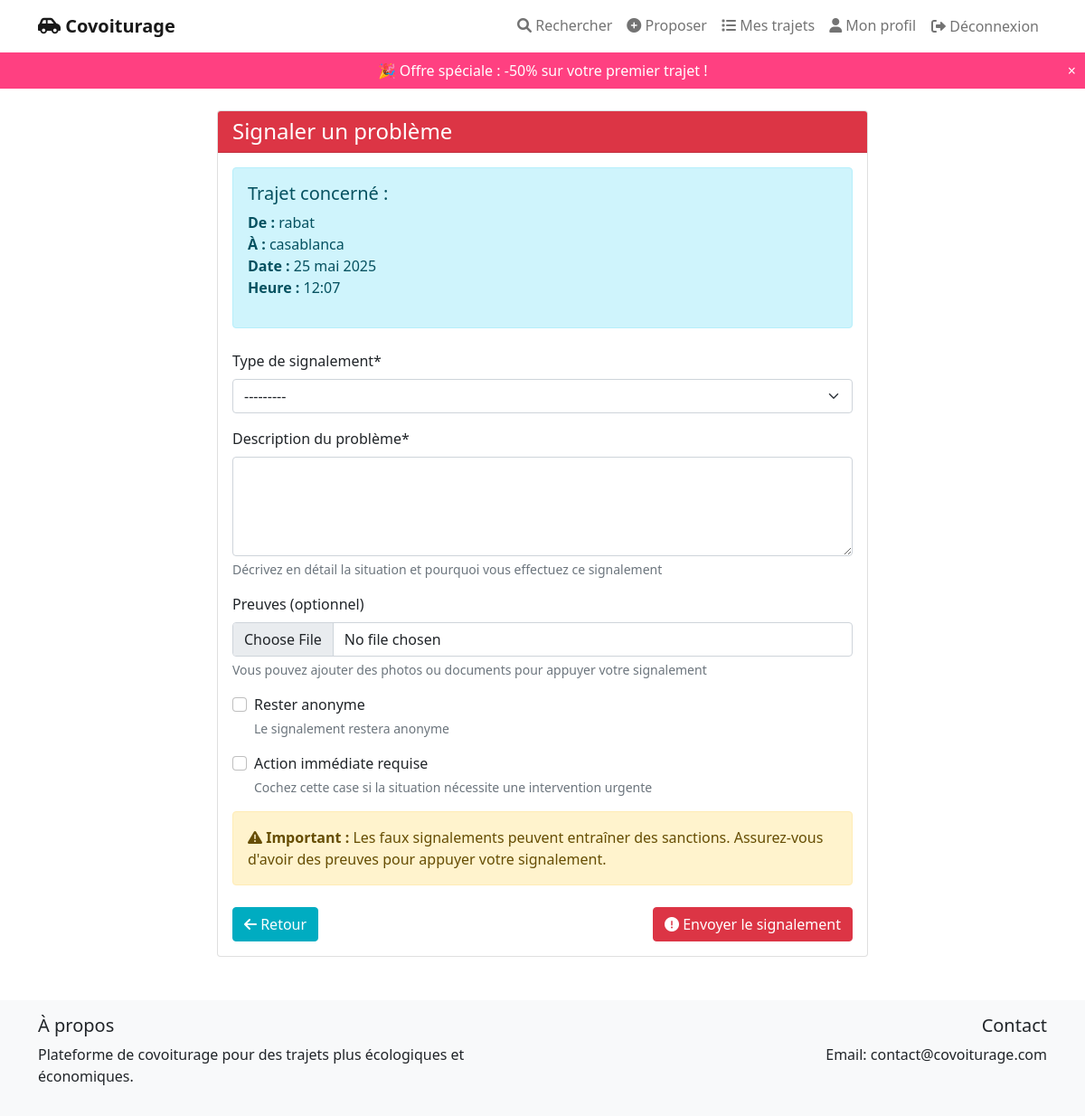
The app's page /1/report/ (signed in) with its own data.
### rides/models.py (models this page shows, shortened)
class Ride(models.Model):
    STATUS_CHOICES = [
        ('draft', 'Brouillon'),
        ('pending', 'En attente de validation'),
        ('confirmed', 'Validé'),
        ('in_progress', 'En cours'),
        ('completed', 'Terminé'),
        ('cancelled', 'Annulé'),
    ]
    driver = models.ForeignKey(User, on_delete=models.CASCADE, related_name='rides_as_driver')
    vehicle = models.ForeignKey(Vehicle, on_delete=models.SET_NULL, null=True)
    departure_city = models.CharField(max_length=100)
    arrival_city = models.CharField(max_length=100)
    departure_date = models.DateField()
    departure_time = models.TimeField()
    price = models.DecimalField(max_digits=8, decimal_places=2)
    distance_km = models.DecimalField(
        max_digits=8,
        decimal_places=2,
        null=True,
        help_text="Distance en kilomètres"
    )
    driver_profit = models.DecimalField(
        max_digits=8,
        decimal_places=2,
        null=True,
        help_text="Part du conducteur"
    )
    admin_profit = models.DecimalField(
        max_digits=8,
        decimal_places=2,
        null=True,
        help_text="Part de l'administrateur"
    )
    available_seats = models.IntegerField(validators=[MinValueValidator(1)])
    description = models.TextField(blank=True)
    status = models.CharField(max_length=20, choices=STATUS_CHOICES, default='draft')
    created_at = models.DateTimeField(auto_now_add=True)
    updated_at = models.DateTimeField(auto_now=True)
    def __str__(self):
        return f"{self.departure_city} → {self.arrival_city} ({self.departure_date})"

### rides/views.py (the view)
# urls.py: path('<int:ride_id>/report/', views.report_ride, name='report_ride'),
@login_required
def report_ride(request, ride_id):
    ride = get_object_or_404(Ride, pk=ride_id)
    if not Booking.objects.filter(ride=ride, passenger=request.user).exists() and request.user != ride.driver:
        messages.error(request, 'Vous n\'êtes pas autorisé à signaler ce trajet.')
        return redirect('rides:ride_detail', pk=ride_id)
    if request.method == 'POST':
        form = RideReportForm(request.POST, request.FILES)
        if form.is_valid():
            report = form.save(commit=False)
            report.ride = ride
            report.reporter = request.user
            if request.user == ride.driver:
                report.reported_user = ride.bookings.first().passenger
            else:
                report.reported_user = ride.driver
            report.save()
            messages.success(request, 'Votre signalement a été enregistré et sera traité par notre équipe.')
            if report.requires_immediate_action:
                messages.warning(request, 'Notre équipe a été notifiée et traitera ce signalement en priorité.')
            return redirect('rides:ride_detail', pk=ride_id)
    else:
        form = RideReportForm()
    return render(request, 'rides/report_form.html', {
        'form': form,
        'ride': ride
    })

### rides/forms.py
class RideReportForm(forms.ModelForm):
    class Meta:
        model = RideReport
        fields = ['report_type', 'description', 'evidence', 'is_anonymous', 'requires_immediate_action']
        widgets = {
            'report_type': forms.Select(attrs={'class': 'form-control'}),
            'description': forms.Textarea(attrs={'class': 'form-control', 'rows': 4}),
            'evidence': forms.FileInput(attrs={'class': 'form-control'}),
        }
        labels = {
            'report_type': 'Type de signalement',
            'description': 'Description du problème',
            'evidence': 'Preuves (optionnel)',
            'is_anonymous': 'Rester anonyme',
            'requires_immediate_action': 'Action immédiate requise'
        }
        help_texts = {
            'description': 'Décrivez en détail la situation et pourquoi vous effectuez ce signalement',
            'evidence': 'Vous pouvez ajouter des photos ou documents pour appuyer votre signalement',
            'requires_immediate_action': 'Cochez cette case si la situation nécessite une intervention urgente'
        }

### templates/rides/report_form.html (shortened to what this page needs)
{% extends 'base.html' %}
{% load crispy_forms_tags %}
{% block content %}
<div class="container my-4">
    <div class="row">
        <div class="col-md-8 offset-md-2">
            <div class="card">
                <div class="card-header bg-danger text-white">
                    <h4 class="mb-0">Signaler un problème</h4>
                </div>
                <div class="card-body">
                    <div class="alert alert-info">
                        <h5>Trajet concerné :</h5>
                        <p>
                            <strong>De :</strong> {{ ride.departure_city }}<br>
                            <strong>À :</strong> {{ ride.arrival_city }}<br>
                            <strong>Date :</strong> {{ ride.departure_date }}<br>
                            <strong>Heure :</strong> {{ ride.departure_time }}
                        </p>
                    </div>
                    <form method="post" enctype="multipart/form-data" class="mt-4">
                        {{ form|crispy }}
                        <div class="alert alert-warning mt-3">
                            <i class="fas fa-exclamation-triangle"></i>
                            <strong>Important :</strong> Les faux signalements peuvent entraîner des sanctions.
                            Assurez-vous d'avoir des preuves pour appuyer votre signalement.
                        </div>
                        <div class="d-flex justify-content-between mt-4">
                            <a href="{% url 'rides:ride_detail' ride.pk %}" class="btn btn-secondary">
                                <i class="fas fa-arrow-left"></i> Retour
                            </a>
                            <button type="submit" class="btn btn-danger">
                                <i class="fas fa-exclamation-circle"></i> Envoyer le signalement
                            </button>
                        </div>
                    </form>
                </div>
            </div>
        </div>
    </div>
</div>
{% endblock %}

### templates/base.html (style rules this page uses)
.btn-secondary { background-color: #00acc1; border-color: #00acc1; }

### records on screen
Ride: departure_city "rabat", arrival_city "casablanca", departure_date "25 mai 2025", departure_time "12:07"
